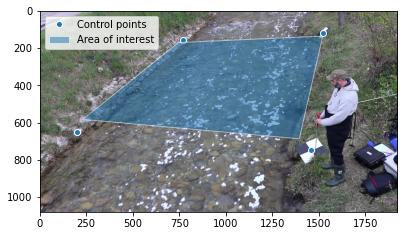
#> input picture examples/VGC1/ngwerere_camconfig.jpg, 404 x 236 px
$ python -i beacon_detector.py   (imports and definitions only)
#> lines starting #> are read from the running program, lines starting #| are printed output that depends on the picture; after the words box and inside, x2 and y2 are one past the last pixel; in counts of white or black regions, pixels touching at a corner belong together
#> further down, picture is the input picture: shape (236, 404, 3); mean B, G, R 153.1, 147.9, 139.3
import cv2
import numpy as np

class BeaconDetector:
    def __init__(self):
        pass

    def detect_beacons(self, frame):
        # Convert frame to HSV
        hsv_frame = cv2.cvtColor(frame, cv2.COLOR_BGR2HSV)
#> hsv_frame: shape (236, 404, 3); mean H, S, V 67.2, 38.6, 156.6

        # Define range for beacon color (customize these values)
        lower_beacon_color = np.array([100, 150, 0])
        upper_beacon_color = np.array([140, 255, 255])

        # Create a mask for the beacon color
        mask = cv2.inRange(hsv_frame, lower_beacon_color, upper_beacon_color)
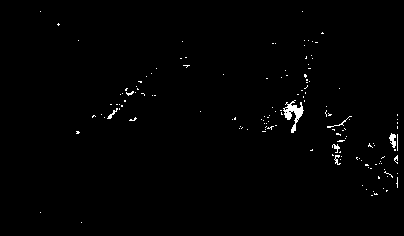
#> mask: shape (236, 404); 0.93% white in thin lines or dots, all inside (x1, y1, x2, y2) = (40, 11, 398, 223)

        # Find contours in the mask
        contours, _ = cv2.findContours(mask, cv2.RETR_TREE, cv2.CHAIN_APPROX_SIMPLE)
#> contours = 149 contours, 147 with area under 20; largest, box (x1, y1, x2, y2) and area: (283, 100, 304, 133) 212, (389, 133, 396, 148) 44

        beacons = []
        for contour in contours:
            if cv2.contourArea(contour) > 100:  # minimum area to consider
                x, y, w, h = cv2.boundingRect(contour)
                beacons.append((x, y, w, h))  # Save bounding box of beacon
#> this loop made 149 passes
#> (x, y, w, h) on pass 94: (283, 100, 21, 33)
#> contour on passes 1, 2, 3, 5, 6, 7: [[81, 222]], [[40, 212]], [[371, 195], [372, 195]], [[373, 191]], [[386, 190], [386, 191], [387, 190]], [[366, 189]]
#> after the loop, beacons = [(283, 100, 21, 33)]

        return beacons


# Example of usage:
# detector = BeaconDetector()
# detected_beacons = detector.detect_beacons(frame)

>>> import cv2
>>> picture = cv2.imread('../../../examples/VGC1/ngwerere_camconfig.jpg')
>>> result = BeaconDetector().detect_beacons(picture)
#> result = [(283, 100, 21, 33)]
